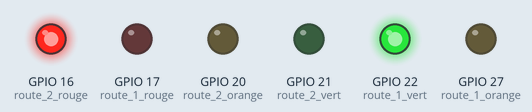
The program below on a simulated Raspberry Pi (BCM pin numbers). On the bench: output pins drawn as LEDs (lit = HIGH).

Above: at 1.0 s.
At 2.2 s:
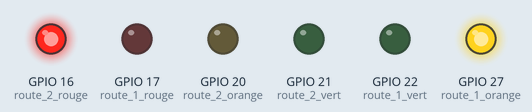
At 3.5 s:
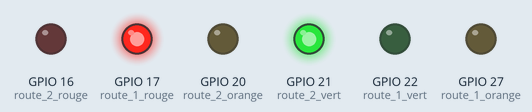
At 4.7 s:
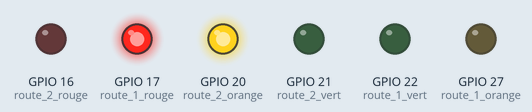
Timing chart, 0 to 6.5 s (numbered marks = the images above):
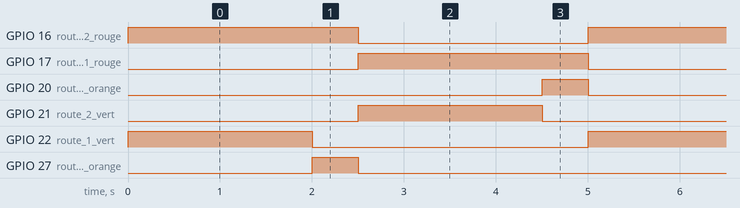

Measured:
- by itself, GPIO 16 (route_2_rouge), GPIO 17 (route_1_rouge): alternates HIGH for 2.5 s and LOW for 2.5 s
- by itself, GPIO 20 (route_2_orange), GPIO 27 (route_1_orange): alternates HIGH for 0.50 s and LOW for 4.5 s
- by itself, GPIO 21 (route_2_vert), GPIO 22 (route_1_vert): alternates HIGH for 2.0 s and LOW for 3.0 s

The program:

2-feu_2_routes.py
```python
#!/usr/bin/python
# coding: utf-8

import RPi.GPIO as GPIO  # Librairie de gestion des entrées/sorties du GPIOs
import time


# Définition des numéros de ports GPIOs
route_1_rouge = 17
route_1_orange = 27
route_1_vert  = 22
route_2_rouge = 16
route_2_orange = 20
route_2_vert  = 21

GPIO.cleanup()  # Initialisation du GPIOs
GPIO.setmode(GPIO.BCM)  # Choix du mode de numérotation des ports : identique aux inscriptions sur le Cobbler
# Configuration des ports en mode sortie
GPIO.setup(route_1_rouge, GPIO.OUT)
GPIO.setup(route_1_orange, GPIO.OUT)
GPIO.setup(route_1_vert, GPIO.OUT)
GPIO.setup(route_2_rouge, GPIO.OUT)
GPIO.setup(route_2_orange, GPIO.OUT)
GPIO.setup(route_2_vert, GPIO.OUT)

while True:
    GPIO.output(route_1_rouge, GPIO.LOW)  # eteindre led rouge de la route 1
    GPIO.output(route_2_orange, GPIO.LOW)  # eteindre led orange de la route 2
    GPIO.output(route_1_vert, GPIO.HIGH)  # allumer led verte de la route 1
    GPIO.output(route_2_rouge, GPIO.HIGH)  # allumer led rouge de la route 2
    time.sleep(2)  # attendre

    GPIO.output(route_1_vert, GPIO.LOW)  # eteindre led verte de la route 1
    GPIO.output(route_1_orange, GPIO.HIGH)  # allumer led orange de la route 1
    time.sleep(0.5)  # attendre

    GPIO.output(route_1_orange, GPIO.LOW)  # eteindre led orange de la route 1
    GPIO.output(route_2_rouge, GPIO.LOW)  # eteindre led rouge de la route 2
    GPIO.output(route_1_rouge, GPIO.HIGH)  # allumer led rouge de la route 1
    GPIO.output(route_2_vert, GPIO.HIGH)  # allumer led verte de la route 2
    time.sleep(2)  # attendre

    GPIO.output(route_2_vert, GPIO.LOW)  # eteindre led verte de la route 2
    GPIO.output(route_2_orange, GPIO.HIGH)  # allumer led orange de la route 2
    time.sleep(0.5)  # attendre
```
